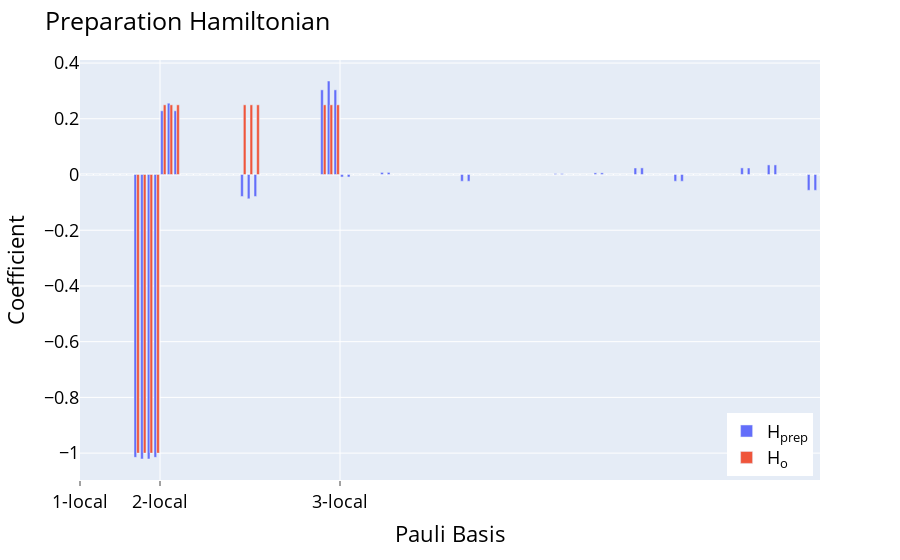

The notebook cell saved with this chart:
### Code cell
results = get_results("../saved_simulations/turbo/allcontrols4heisenberg")
fig = preparation(results[0],-1)
fig.update_layout(legend={"yanchor":"bottom","y":0.01,"xanchor":"right","x":0.99})
fig.show()
print(results[0].betas)

### Figure 1 — Plotly figure (JSON) as saved in the notebook; plotly's stock layout.template omitted (floating-point values rounded to 4 significant figures)
{"data": [{"alignmentgroup": "True", "hovertemplate": "<b>%{hovertext}</b><br><br>variable=H<sub>prep<br>Pauli Basis=%{x}<br>value=%{y}<extra></extra>", "hovertext": ["XIII", "IXII", "IIXI", "IIIX", "YIII", "IYII", "IIYI", "IIIY", "ZIII", "IZII", "IIZI", "IIIZ", "XXII", "IXXI", "IIXX", "XYII", "IXYI", "IIXY", "XZII", "IXZI", "IIXZ", "YXII", "IYXI", "IIYX", "YYII", "IYYI", "IIYY", "YZII", "IYZI", "IIYZ", "ZXII", "IZXI", "IIZX", "ZYII", "IZYI", "IIZY", "ZZII", "IZZI", "IIZZ", "XIXI", "IXIX", "XXXI", "IXXX", "XYXI", "IXYX", "XZXI", "IXZX", "XIYI", "IXIY", "XXYI", "IXXY", "XYYI", "IXYY", "XZYI", "IXZY", "XIZI", "IXIZ", "XXZI", "IXXZ", "XYZI", "IXYZ", "XZZI", "IXZZ", "YIXI", "IYIX", "YXXI", "IYXX", "YYXI", "IYYX", "YZXI", "IYZX", "YIYI", "IYIY", "YXYI", "IYXY", "YYYI", "IYYY", "YZYI", "IYZY", "YIZI", "IYIZ", "YXZI", "IYXZ", "YYZI", "IYYZ", "YZZI", "IYZZ", "ZIXI", "IZIX", "ZXXI", "IZXX", "ZYXI", "IZYX", "ZZXI", "IZZX", "ZIYI", "IZIY", "ZXYI", "IZXY", "ZYYI", "IZYY", "ZZYI", "IZZY", "ZIZI", "IZIZ", "ZXZI", "IZXZ", "ZYZI", "IZYZ", "ZZZI", "IZZZ"], "legendgroup": "H<sub>prep", "marker": {"color": "#636efa", "pattern": {"shape": ""}}, "name": "H<sub>prep", "offsetgroup": "H<sub>prep", "orientation": "v", "showlegend": true, "textposition": "auto", "type": "bar", "x": [0, 1, 2, 3, 4, 5, 6, 7, 8, 9, 10, 11, 12, 13, 14, 15, 16, 17, 18, 19, 20, 21, 22, 23, 24, 25, 26, 27, 28, 29, 30, 31, 32, 33, 34, 35, 36, 37, 38, 39, 40, 41, 42, 43, 44, 45, 46, 47, 48, 49, 50, 51, 52, 53, 54, 55, 56, 57, 58, 59, 60, 61, 62, 63, 64, 65, 66, 67, 68, 69, 70, 71, 72, 73, 74, 75, 76, 77, 78, 79, 80, 81, 82, 83, 84, 85, 86, 87, 88, 89, 90, 91, 92, 93, 94, 95, 96, 97, 98, 99, 100, 101, 102, 103, 104, 105, 106, 107, 108, 109, 110], "xaxis": "x", "y": [4.091e-16, -3.727e-16, 1.848e-15, 5.236e-16, 0, 0, 0, 0, -1.015, -1.021, -1.021, -1.015, 0.2286, 0.2559, 0.2286, 0, 0, 0, -4.835e-16, 1.509e-16, 7.94e-17, 0, 0, 0, -0.07892, -0.0872, -0.07892, 0, 0, 0, 6.392e-17, -5.242e-16, -2.073e-16, 0, 0, 0, 0.3038, 0.3356, 0.3038, -0.009118, -0.009118, 4.918e-18, 7.648e-17, 0, 0, 0.007467, 0.007467, 0, 0, 0, 0, -1.065e-16, 8.215e-17, 0, 0, -3.206e-16, -1.306e-16, -0.02428, -0.02422, 0, 0, 5.36e-16, 2.276e-16, 0, 0, 0, 0, -7.538e-17, -9.648e-17, 0, 0, 0.003063, 0.003063, 9.894e-17, 1.948e-17, 0, 0, 0.005846, 0.005846, 0, 0, 0, 0, 0.02338, 0.02369, 0, 0, -4.509e-16, -9.979e-17, -0.02422, -0.02428, 0, 0, 1.634e-16, 4.026e-17, 0, 0, 0, 0, 0.02369, 0.02338, 0, 0, 0.0344, 0.0344, -9.753e-17, -4.328e-17, 0, 0, -0.05673, -0.05673], "yaxis": "y"}, {"alignmentgroup": "True", "hovertemplate": "<b>%{hovertext}</b><br><br>variable=H<sub>o<br>Pauli Basis=%{x}<br>value=%{y}<extra></extra>", "hovertext": ["XIII", "IXII", "IIXI", "IIIX", "YIII", "IYII", "IIYI", "IIIY", "ZIII", "IZII", "IIZI", "IIIZ", "XXII", "IXXI", "IIXX", "XYII", "IXYI", "IIXY", "XZII", "IXZI", "IIXZ", "YXII", "IYXI", "IIYX", "YYII", "IYYI", "IIYY", "YZII", "IYZI", "IIYZ", "ZXII", "IZXI", "IIZX", "ZYII", "IZYI", "IIZY", "ZZII", "IZZI", "IIZZ", "XIXI", "IXIX", "XXXI", "IXXX", "XYXI", "IXYX", "XZXI", "IXZX", "XIYI", "IXIY", "XXYI", "IXXY", "XYYI", "IXYY", "XZYI", "IXZY", "XIZI", "IXIZ", "XXZI", "IXXZ", "XYZI", "IXYZ", "XZZI", "IXZZ", "YIXI", "IYIX", "YXXI", "IYXX", "YYXI", "IYYX", "YZXI", "IYZX", "YIYI", "IYIY", "YXYI", "IYXY", "YYYI", "IYYY", "YZYI", "IYZY", "YIZI", "IYIZ", "YXZI", "IYXZ", "YYZI", "IYYZ", "YZZI", "IYZZ", "ZIXI", "IZIX", "ZXXI", "IZXX", "ZYXI", "IZYX", "ZZXI", "IZZX", "ZIYI", "IZIY", "ZXYI", "IZXY", "ZYYI", "IZYY", "ZZYI", "IZZY", "ZIZI", "IZIZ", "ZXZI", "IZXZ", "ZYZI", "IZYZ", "ZZZI", "IZZZ"], "legendgroup": "H<sub>o", "marker": {"color": "#EF553B", "pattern": {"shape": ""}}, "name": "H<sub>o", "offsetgroup": "H<sub>o", "orientation": "v", "showlegend": true, "textposition": "auto", "type": "bar", "x": [0, 1, 2, 3, 4, 5, 6, 7, 8, 9, 10, 11, 12, 13, 14, 15, 16, 17, 18, 19, 20, 21, 22, 23, 24, 25, 26, 27, 28, 29, 30, 31, 32, 33, 34, 35, 36, 37, 38, 39, 40, 41, 42, 43, 44, 45, 46, 47, 48, 49, 50, 51, 52, 53, 54, 55, 56, 57, 58, 59, 60, 61, 62, 63, 64, 65, 66, 67, 68, 69, 70, 71, 72, 73, 74, 75, 76, 77, 78, 79, 80, 81, 82, 83, 84, 85, 86, 87, 88, 89, 90, 91, 92, 93, 94, 95, 96, 97, 98, 99, 100, 101, 102, 103, 104, 105, 106, 107, 108, 109, 110], "xaxis": "x", "y": [0, 0, 0, 0, 0, 0, 0, 0, -1, -1, -1, -1, 0.25, 0.25, 0.25, 0, 0, 0, 0, 0, 0, 0, 0, 0, 0.25, 0.25, 0.25, 0, 0, 0, 0, 0, 0, 0, 0, 0, 0.25, 0.25, 0.25, 0, 0, 0, 0, 0, 0, 0, 0, 0, 0, 0, 0, 0, 0, 0, 0, 0, 0, 0, 0, 0, 0, 0, 0, 0, 0, 0, 0, 0, 0, 0, 0, 0, 0, 0, 0, 0, 0, 0, 0, 0, 0, 0, 0, 0, 0, 0, 0, 0, 0, 0, 0, 0, 0, 0, 0, 0, 0, 0, 0, 0, 0, 0, 0, 0, 0, 0, 0, 0, 0, 0, 0], "yaxis": "y"}], "layout": {"barmode": "group", "font": {"color": "black", "size": 18}, "legend": {"title": {"text": ""}, "tracegroupgap": 0, "x": 0.99, "xanchor": "right", "y": 0.01, "yanchor": "bottom"}, "margin": {"t": 60}, "title": {"text": "Preparation Hamiltonian"}, "xaxis": {"anchor": "y", "domain": [0, 1], "showgrid": true, "ticklen": 5, "ticks": "outside", "ticktext": ["1-local", "2-local", "3-local"], "tickvals": [-0.5, 11.5, 38.5], "title": {"text": "Pauli Basis"}}, "yaxis": {"anchor": "x", "domain": [0, 1], "title": {"text": "Coefficient"}}}}
